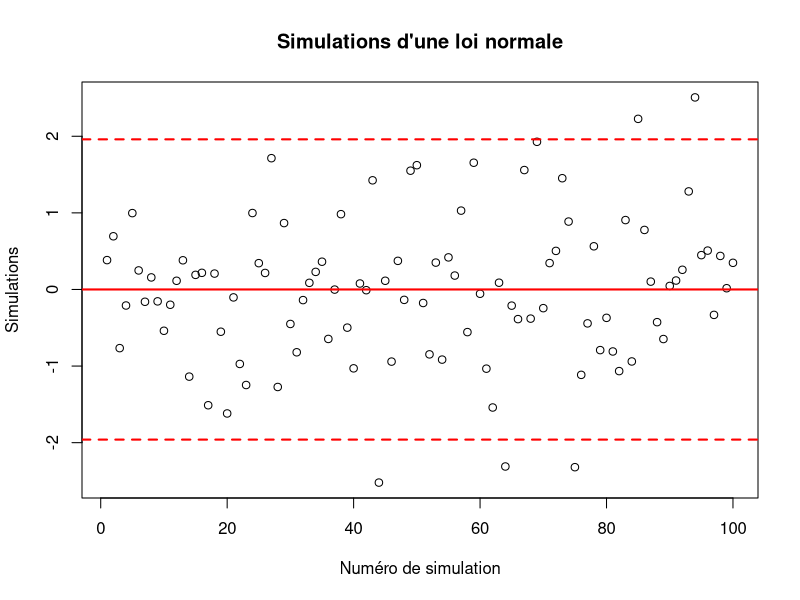
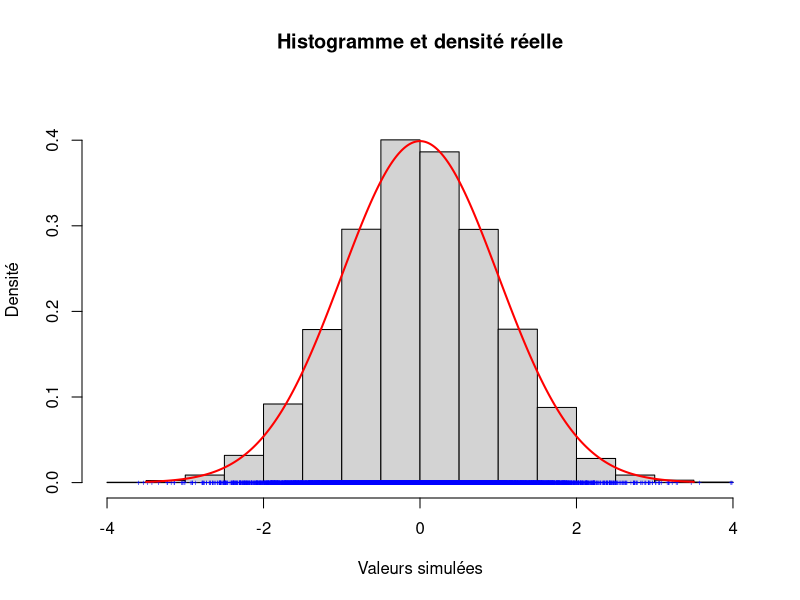
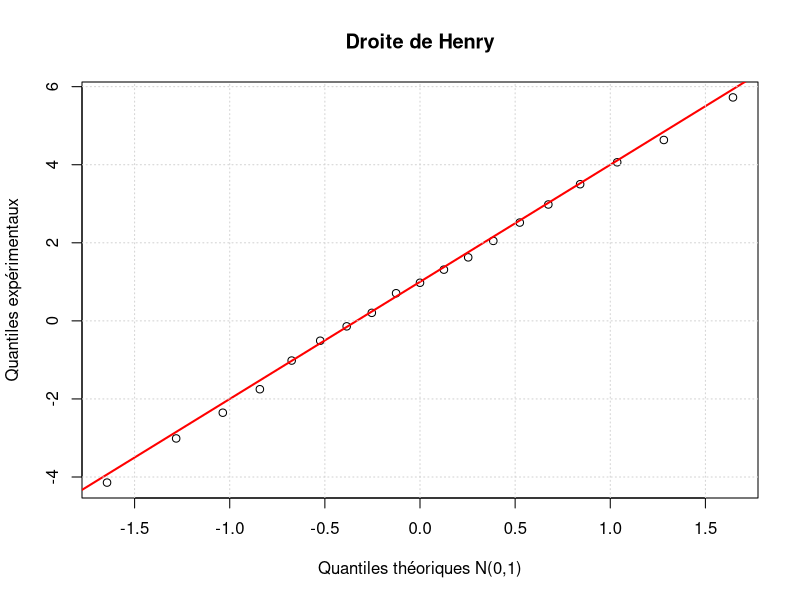
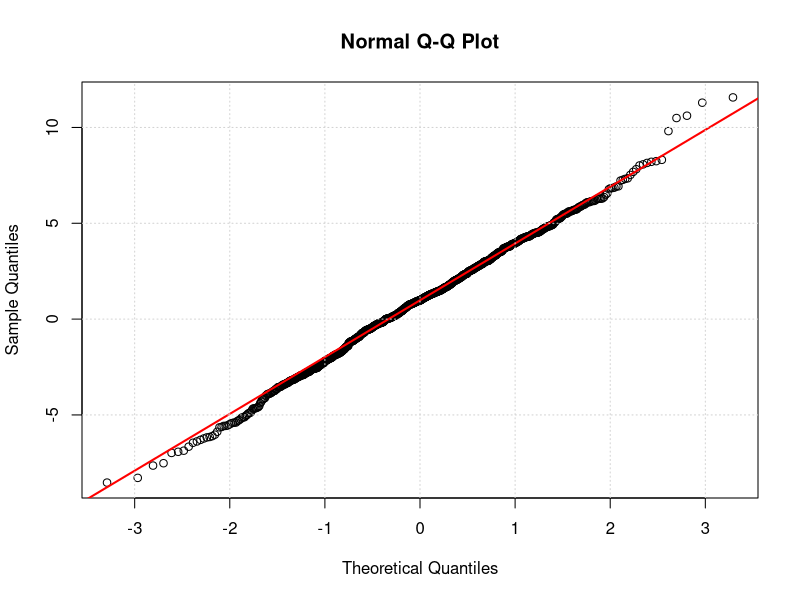
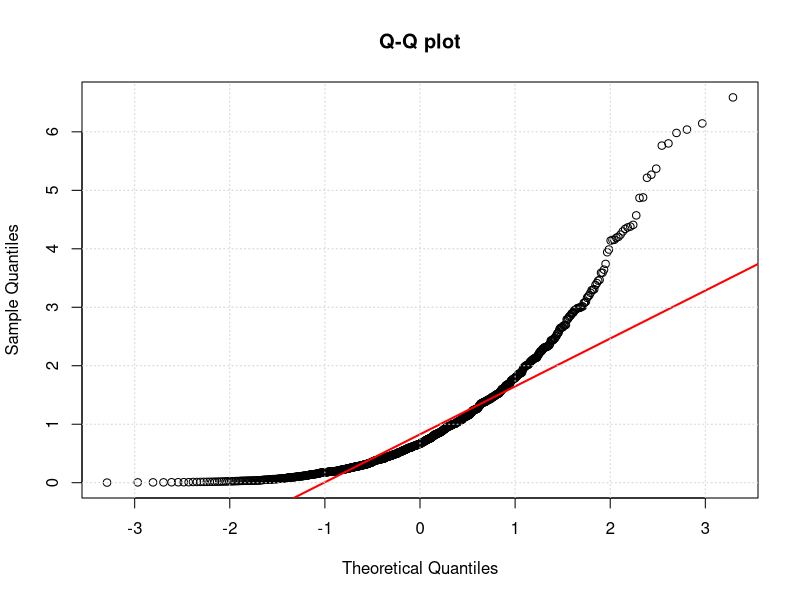
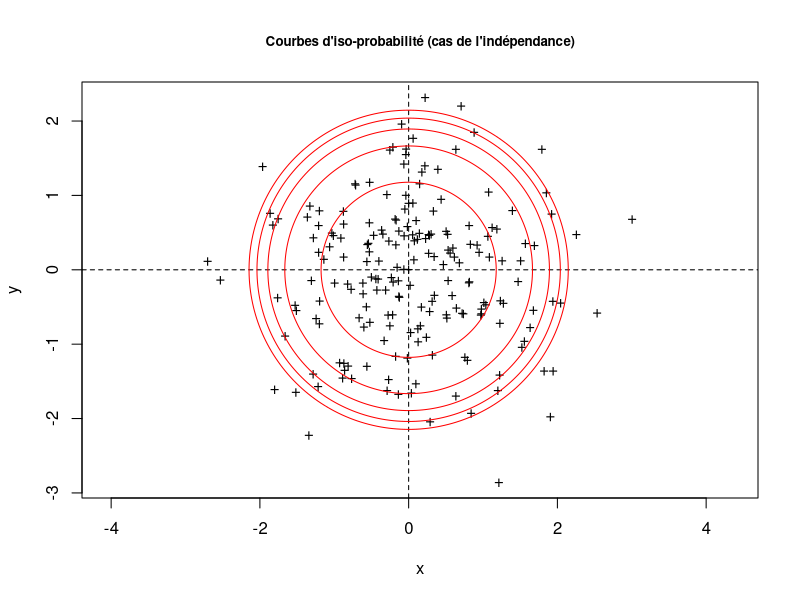
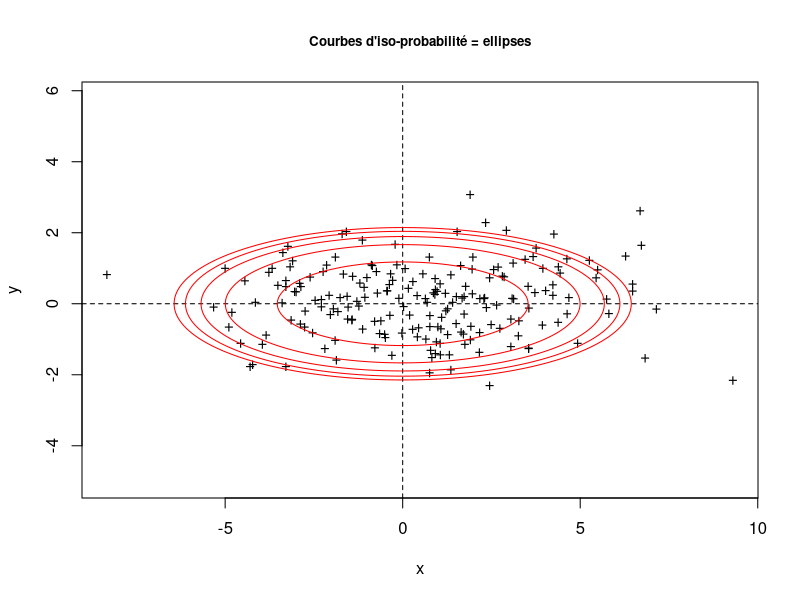
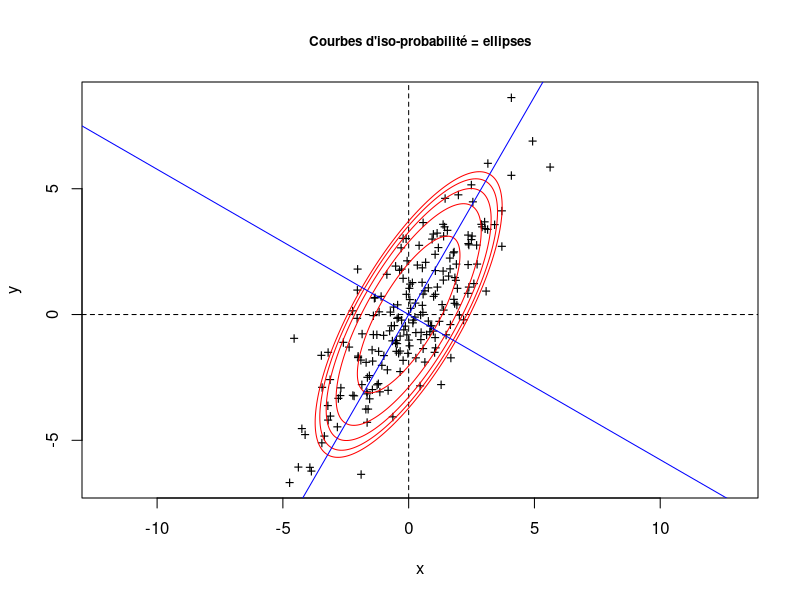

Recreate these plots in R, in order.
# TP0 - Probabilités Avancées - UP1 
# Majeure Science des Données 2020-2021
# Solution R

# Question 1
# Simulation d'une loi normale N(0,1) (loi normale centrée-réduite ou standard)

mu <- 0     # moyenne
sigma <- 1  # écart-type = racine carrée de la variance
nb.tirages <- 100  # nombre de tirages aléatoires = taille échantillon simulé

# Utilisation du générateur de nombre normal rnorm : "r = random" et "norm = normal"

x.simu <- rnorm(n=nb.tirages, mean=mu, sd=sigma)  

# Visualisation des données simulées

plot(1:nb.tirages, x.simu, xlab="Numéro de simulation", ylab="Simulations",
     main="Simulations d'une loi normale")
abline(h=mu, lty=1, col="red", lwd=2)   # lty = line type (1 par défaut)
abline(h=1.96, lty=2, col="red", lwd=2) # lwd = line width (1 par défaut)
abline(h=-1.96, lty=2, col="red", lwd=2)

# Question 2
# Histogramme : on utilise breaks pour jouer sur le nombre de classes et l'option
# freq = FALSE pour le normaliser (densité de probabilité)

nb.tirages <- 10000
x.simu <- rnorm(n=nb.tirages, mean=mu, sd=sigma)
hist(x.simu, breaks=20, freq=FALSE, xlab="Valeurs simulées", ylab="Densité",
     main="",ylim=c(0,0.45))  
points(x.simu, rep(0,nb.tirages), pch='+', cex=0.5, col="blue") # cex = coeff. expansion
maxx = mu + 3.5*sigma
minx = mu - 3.5*sigma
x.grid <- seq(minx, maxx, 0.01)
fd <- dnorm(x.grid, mean=mu, sd=sigma) # dnorm pour densité normale : "d = density"
lines(x.grid, fd, col="red", lwd=2)
title("Histogramme et densité réelle")

# Question 3
# Quantiles théoriques d'une loi normale N(0, 1)

probas <- c(0.025, 0.25, 0.5, 0.75, 0.975)
q <- qnorm(probas, mean=0, sd=1) # quantiles théoriques : "q = quantile"
print(round(q,2))

# Vérification à l'aide de la fonction de répartition F définie par: 
# q -> p = P(X <= q) (cumulative distribution function ou cdf)

probas.q  <- pnorm(q, mean=0, sd=1) # cdf : "p = probability" 
print(probas.q)

# A connaître probas à +/- sigma | 2*sigma | 3*sigma
#                          68%   | 95 %    | 99.7%

probas <- 2*pnorm(c(1,2,3), mean=0, sd=1) - 1
print(round(probas,3))

# Question 4  
# Simulation d'un échantillon d'une loi normale quelconque N(mu, var)

mu <- 1      
sigma <- 3   
nb.tirages <- 100  
x.simu <- rnorm(n=nb.tirages, mean=mu, sd=sigma) # simulation

# Quartiles empiriques/expérimentaux calculés sur l'échantillon simulé
# et quantiles théoriques

q4.hat <- quantile(x.simu, probs=c(0.25,0.5,0.75))
print(round(q4.hat,2))
q4.theo <- qnorm(probas, mean=mu, sd=sigma)
q4.theo <- mu + sigma*qnorm(c(0.25,0.5,0.75), mean=0, sd=1) # variante
print(round(q4.theo,2))

# Question 5
# Quantiles expérimentaux contre quantiles théoriques de la loi normale N(0, 1) :
# quantiles-quantiles plot ou q-q plot 
# L'un des graphiques les plus utilisés en Statistique!

mu <- 1      
sigma <- 3   
nb.tirages <- 1000  
x.simu <- rnorm(n=nb.tirages, mean=mu, sd=sigma) # simulation

probas <- seq(from=0.05, to=0.95, by=0.05)
q.theo <- qnorm(probas, mean=0, sd=1)
q.hat <- quantile(x.simu, probas)
plot(q.theo, q.hat, xlab="Quantiles théoriques N(0,1)", ylab="Quantiles expérimentaux")
abline(a=mu, b=sigma, col="red", lwd=2)
grid()
title("Droite de Henry")

# Les fonctions R qui permettent de réaliser ce graphique, voir l'aide

qqnorm(x.simu); qqline(x.simu, col="red", lwd=2); grid()

# Question 6 : cas d'un échantillon simulé selon une loi exponentielle

t.simu <- rexp(n=nb.tirages, rate=1) # rate = paramètre lambda de la loi exponentielle
qqnorm(t.simu, main="Q-Q plot"); qqline(t.simu, col="red", lwd=2); grid()

# Etude de la loi normale bidimensionnelle associée au couple (X,Y)

# Question 7
# Cas X et Y indépendantes N(0,1) ou loi normale bidimensionnelle standard
 
nb.tirages <- 200
x.simu <- rnorm(n=nb.tirages, mean=0, sd=1)
y.simu <- rnorm(n=nb.tirages, mean=0, sd=1)

plot(x.simu, y.simu, type='p', pch='+', asp=1, xlab="x", ylab="y")
abline(h=0,lty=2)
abline(v=0,lty=2)

library(mixtools)  # pour la fonction ellipse()
mu <- c(0,0) # Moyenne du vecteur aléatoire (X,Y)
sigma <- matrix(c(1, 0, 0, 1),nrow = 2) # Matrice de covariance du vecteur (X,Y)

# courbes d'iso-probabilité du vecteur (X,Y)
for (niv in 1:5){
  ellipse(mu, sigma, alpha=.5/niv, col='red')
}

title("Courbes d'iso-probabilité (cas de l'indépendance)", cex.main=0.8)

# Questions 8 
sX <- 3 
sY <- 1
nb.tirages <- 200
x.simu <- sX*rnorm(n=nb.tirages, mean=0, sd=1)
y.simu <- sY*rnorm(n=nb.tirages, mean=0, sd=1)

plot(x.simu, y.simu, type='p', pch='+', asp=1, xlab="x", ylab="y")
abline(h=0,lty=2)
abline(v=0,lty=2)

mu <- c(0,0) # Moyenne du vecteur aléatoire (X,Y)
sigma <- matrix(c(sX^2, 0, 0, sY^2),nrow = 2) # Matrice de covariance du vecteur (X,Y)

# courbes d'iso-probabilité du vecteur (X,Y)
for (niv in 1:5){
  ellipse(mu, sigma, alpha=.5/niv, col='red')
}
title("Courbes d'iso-probabilité = ellipses", cex.main=0.8)

# Commentaires : les variables X et Y sont encore indépendantes
# La densité du couple est le produit des densités marginales

# Question 9
nb.tirages <- 200
u.simu <- rnorm(n=nb.tirages, mean=0, sd=1)
v.simu <- rnorm(n=nb.tirages, mean=0, sd=1)

sX <- 3 
sY <- 1
theta <- pi/3
x.simu <- sX*cos(theta)*u.simu - sY*sin(theta)*v.simu
y.simu <- sX*sin(theta)*u.simu + sY*cos(theta)*v.simu

plot(x.simu, y.simu, type='p', pch='+', asp=1, xlab="x", ylab="y")
abline(h=0,lty=2)
abline(v=0,lty=2)

mu <- c(0,0) # Moyenne du vecteur aléatoire (X,Y)
sigma <- matrix(0, nrow=2, ncol=2) 
sigma[1,1] <- sX^2*cos(theta)^2+sY^2*sin(theta)^2
sigma[2,2] <- sX^2*sin(theta)^2+sY^2*cos(theta)^2
sigma[1,2] <- (sX^2-sY^2)*cos(theta)*sin(theta)
sigma[2,1] <- sigma[1,2]

# courbes d'iso-probabilité du vecteur (X,Y)
for (niv in 1:5){
  ellipse(mu, sigma, alpha=.5/niv, col='red')
}
abline(a=0, b=tan(theta), col='blue')
abline(a=0, b=-1/tan(theta), col='blue')
title("Courbes d'iso-probabilité = ellipses", cex.main=0.8)

# Corrélation linéaire en fonction de theta
theta <- seq(0, pi/2, 0.01)
varX <- sX^2*cos(theta)^2+sY^2*sin(theta)^2
varY <- sX^2*sin(theta)^2+sY^2*cos(theta)^2
covXY <- (sX^2-sY^2)*cos(theta)*sin(theta)
rho <- covXY/sqrt(varX*varY)
plot(theta, rho, 'l', main='Corrélation')
grid()

# question 10
# Question 9
nb.tirages <- 200
u.simu <- rnorm(n=nb.tirages, mean=0, sd=1)
v.simu <- rnorm(n=nb.tirages, mean=0, sd=1)

a <- -1; b <- 1; c <- 0.5; d <- 1
x.simu <- a*u.simu + b*v.simu
y.simu <- c*u.simu + d*v.simu

plot(x.simu, y.simu, type='p', pch='+', asp=1, xlab="x", ylab="y")
abline(h=0,lty=1)
abline(v=0,lty=1)

mu <- c(0,0) # Moyenne du vecteur aléatoire (X,Y)
sigma <- matrix(0, nrow=2, ncol=2) 
sigma[1,1] <- a^2 + b^2
sigma[2,2] <- c^2 + d^2
sigma[1,2] <- a*c + b*d
sigma[2,1] <- sigma[1,2]

# courbes d'iso-probabilité du vecteur (X,Y)
for (niv in 1:5){
  ellipse(mu, sigma, alpha=.5/niv, col='red')
}
title("Courbes d'iso-probabilité et DMC", cex.main=0.8)
print(eigen(sigma))
Vp <- eigen(sigma)$vectors
abline(a=0, b=-Vp[1,2]/Vp[2,2], col='red', lty=2, lwd=2)
abline(a=0, b=-Vp[1,1]/Vp[2,1], col='red', lty=2, lwd=2)
abline(a=0, b = sigma[1,2]/sqrt(sigma[1,1]*sigma[2,2]),
       col="blue", lwd=2)
